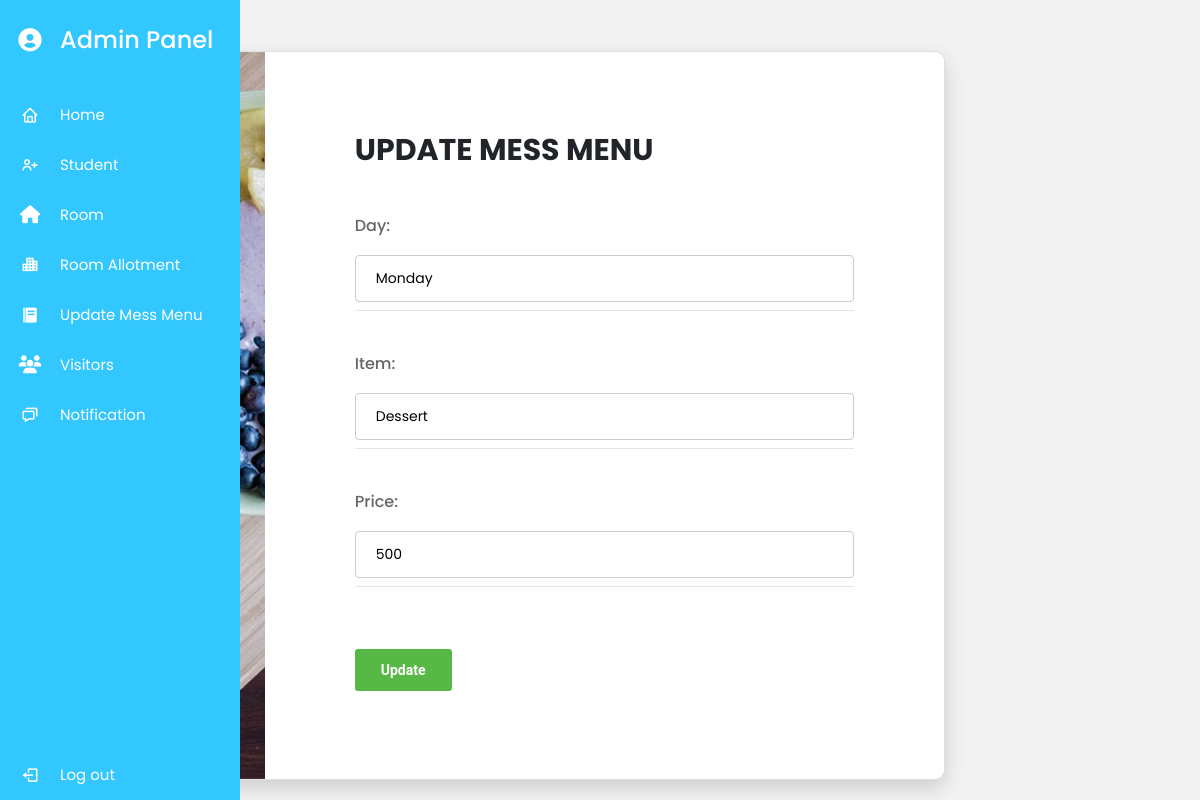
Page /messedit/1 (signed in) on the earlier database version.
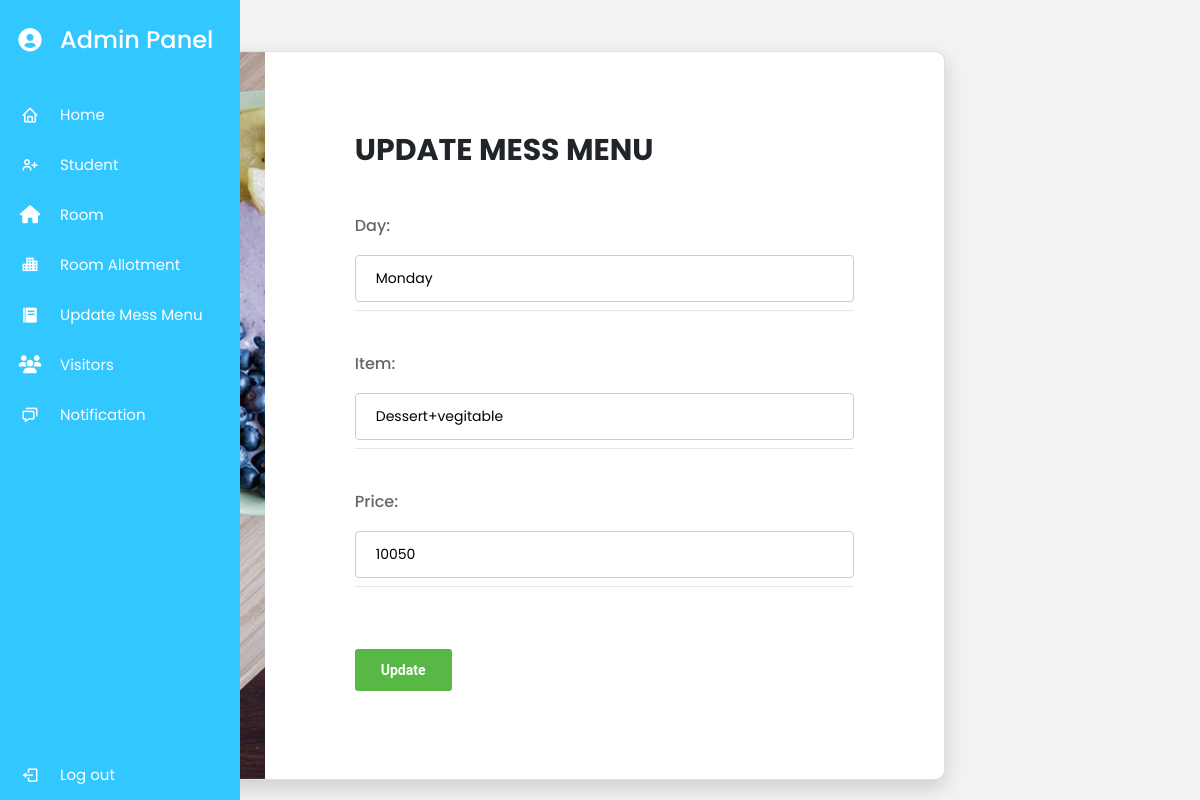
Same page on the later database version.
### myapp/models.py (models this page shows, shortened)
class Mess(models.Model):
    day=models.CharField(max_length=20)
    item=models.CharField(max_length=20)
    price=models.IntegerField()
    created_at=models.DateTimeField(auto_now_add=True)
    update_at=models.DateTimeField(auto_now=True)

### myapp/views.py (the view)
# urls.py: path('messedit/<int:id>',views.messedit,name='messedit'),
def messedit(request, id):
    if request.user.is_superuser:
        if request.method == 'POST':
            Day = request.POST['day']
            Item = request.POST['item']
            Price = request.POST['price']
            Mess.objects.filter(id=id).update(day=Day, item=Item, price=Price)
            return redirect("mess")
        mess_data = Mess.objects.get(id=id)
        return render(request, "messedit.html", {'mess1': mess_data})
    else:
        return redirect("Home")

### myapp/templates/messedit.html (shortened to what this page needs)
{% extends 'admindash.html' %}
{% load static %}
{% block content %}
    <div class="page-wrapper bg-red p-t-90 p-b-80 font-robo">
        <div class="wrapper wrapper--w960">
            <div class="card card-2">
                <div class="card-body">
                    <h2 class="title">Update Mess Menu</h2>
                    <form method="post" action="">
                        {% if mess1 %}
                        <div class="input-group">
                            <lable class="input--style-2">Day:</lable>
                            <input  type="text"  value="{{mess1.day}}"  name="day">
                        </div>
                        <div class="input-group">
                            <lable class="input--style-2">Item:</lable>
                            <input  type="text" value="{{mess1.item}}"  name="item">
                        </div>
                        <div class="input-group">
                            <lable class="input--style-2">Price:</lable>
                            <input  type="text"  value="{{mess1.price}}" name="price">
                        </div>
                        <div class="p-t-30">
                            <button class="btn btn--radius btn--green" type="submit">Update</button>
                        </div>
                        {% endif %}
                    </form>
                </div>
            </div>
        </div>
    </div>
{% endblock %}

Differences in the rows shown:
changed Mess "Monday": item "Dessert" → "Dessert+vegitable"; price "500" → "10050"
